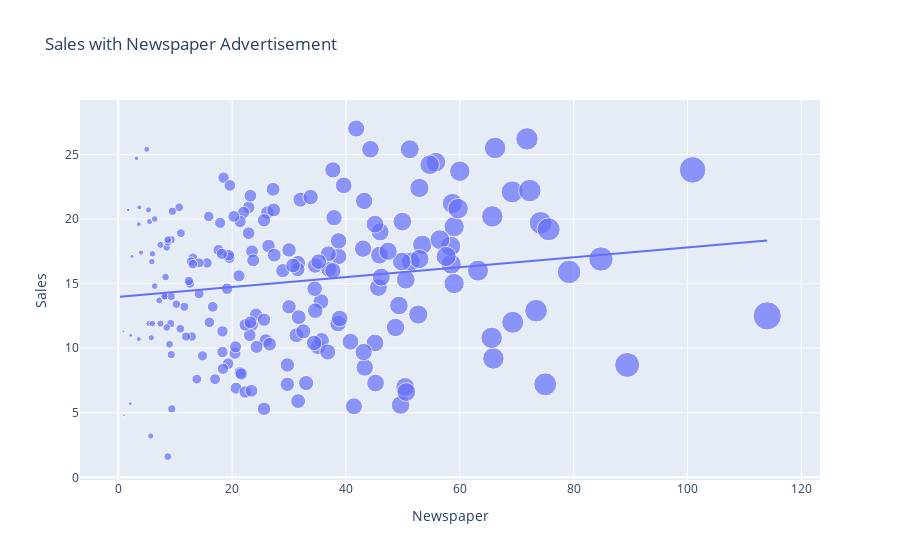

Notebook code cell kept with this figure:
### Code cell
figure = px.scatter(data_frame = data, x= "Newspaper", y= "Sales", size="Newspaper", trendline ="ols", title ="Sales with Newspaper Advertisement")
figure.show()

### Figure 1 — Plotly figure (JSON) as saved in the notebook; plotly's stock layout.template omitted (floating-point values rounded to 4 significant figures; data arrays with more than 128 entries replaced by an {"elided": "..."} marker saying what was removed)
{"data": [{"hovertemplate": "Newspaper=%{marker.size}<br>Sales=%{y}<extra></extra>", "legendgroup": "", "marker": {"color": "#636efa", "size": {"elided": "200 float values"}, "sizemode": "area", "sizeref": 0.285, "symbol": "circle"}, "mode": "markers", "name": "", "orientation": "v", "showlegend": false, "type": "scatter", "x": {"elided": "200 float values"}, "xaxis": "x", "y": {"elided": "200 float values"}, "yaxis": "y"}, {"hovertemplate": "<b>OLS trendline</b><br>Sales = 0.038324 * Newspaper + 13.9595<br>R<sup>2</sup>=0.024951<br><br>Newspaper=%{x}<br>Sales=%{y} <b>(trend)</b><extra></extra>", "legendgroup": "", "marker": {"color": "#636efa", "symbol": "circle"}, "mode": "lines", "name": "", "showlegend": false, "type": "scatter", "x": {"elided": "200 float values"}, "xaxis": "x", "y": {"elided": "200 float values"}, "yaxis": "y"}], "layout": {"legend": {"itemsizing": "constant", "tracegroupgap": 0}, "title": {"text": "Sales with Newspaper Advertisement"}, "xaxis": {"anchor": "y", "domain": [0, 1], "title": {"text": "Newspaper"}}, "yaxis": {"anchor": "x", "domain": [0, 1], "title": {"text": "Sales"}}}}
